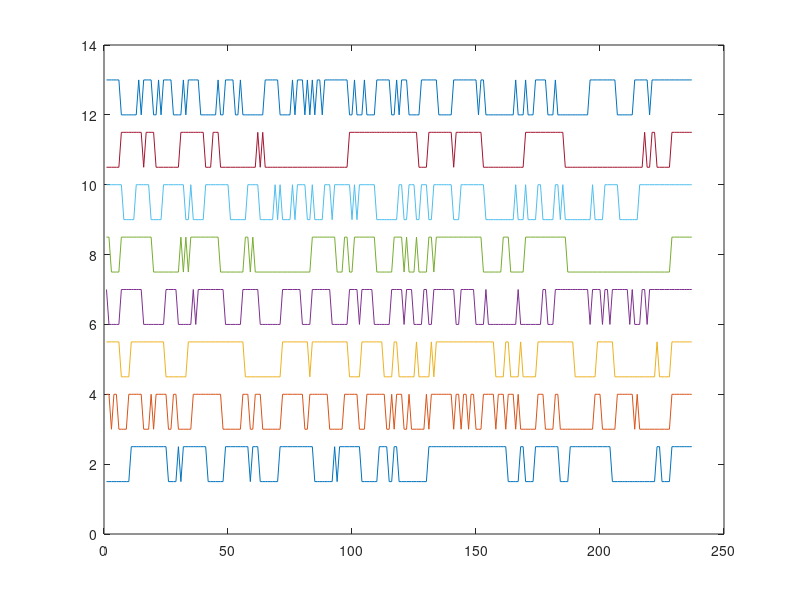

Write the MATLAB code that produced this figure. (Note: this script raises an error after producing the figure.)
clear;

dataLoad = load('seg_corr_ana');
corrMat = dataLoad.corrMat;

spkID = 43;
corrData = corrMat{spkID};

cla;
corrDataAna = zeros(4*2,length(corrData{1}));
for i = 1:4
    for j = 1:2
        offset = (i-1)*3+j;
        dataPlot = corrData{i,j};
        corrDataAna((i-1)*2+j,:) = dataPlot;
        dataPlot(dataPlot<0.1) = inf;        
        plot(dataPlot+offset*1);
        
        hold on
    end
end

thres = 0;
corrDataAna_tmp = corrDataAna;
corrDataAna(corrDataAna_tmp<thres) = 0;
corrDataAna(corrDataAna_tmp>=thres) = 1;

cla
for i = 1:4
    for j = 1:2
        offset = (i-1)*2+j;             
        plot(corrDataAna((i-1)*2+j,:)+offset*1.5);        
        hold on
    end
end

corrDataAna_sum = sum(corrDataAna,1)';
figure
histogram(corrDataAna_sum);


% 
% featureMatrix_Row(:,1) = rate(validFlag_seg>0);
% featureMatrix_Row(:,2) = engergy(validFlag_seg>0);
% featureMatrix_Row(:,3)  = pitch_ave(validFlag_seg>0);
% featureMatrix_Row(:,4)  = pitch_std(validFlag_seg>0);
% 
% 
% featureMatrix_Col(:,1)  = sensor_second(validFlag_seg>0);
% featureMatrix_Col(:,2)   = wholebody(validFlag_seg>0);
% featureMatrix_Col(:,3)  =  gesture(validFlag_seg>0);